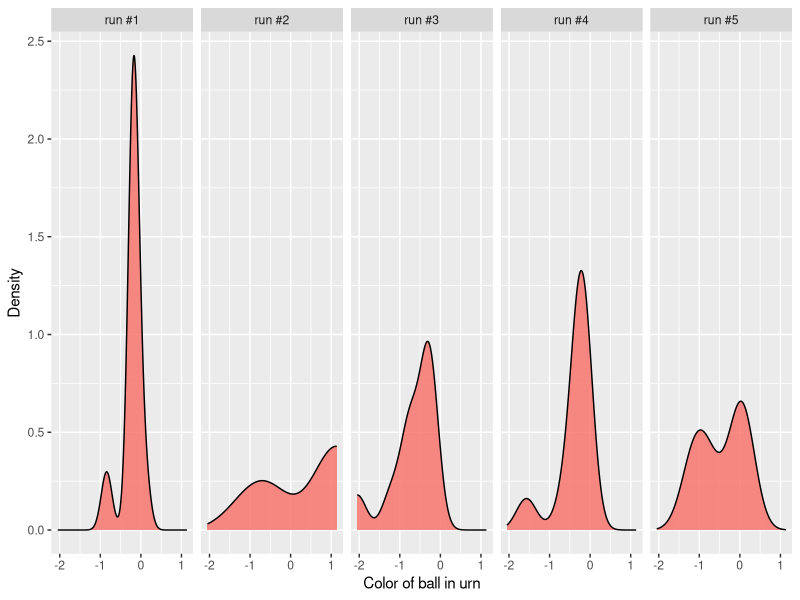
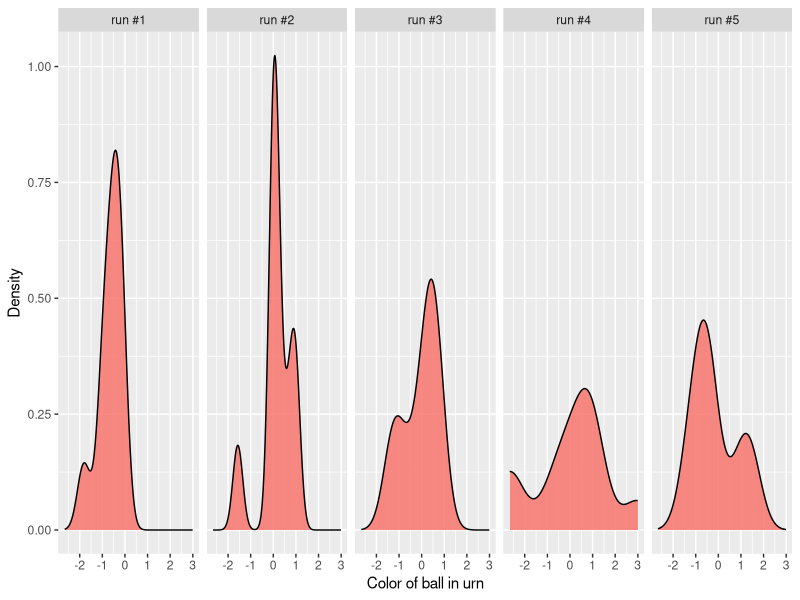
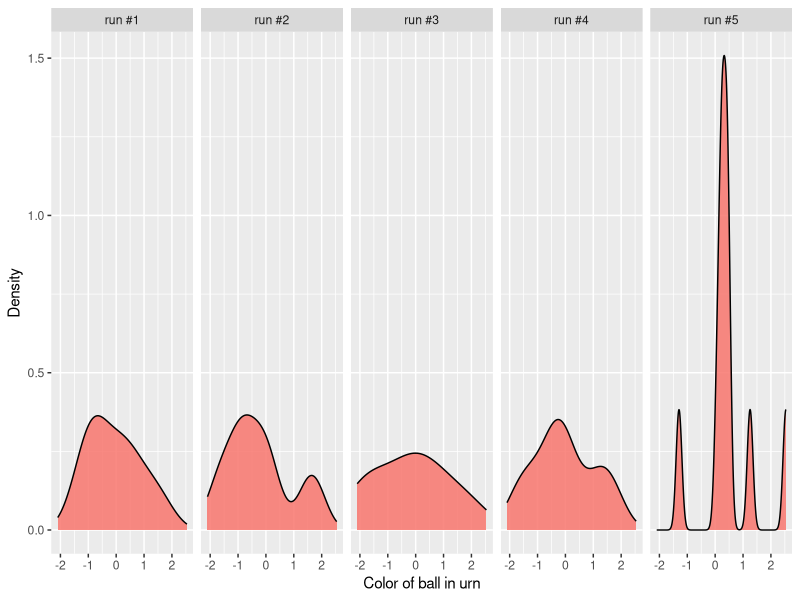

Recreate these plots in R, in order.
library(ggplot2)
polya_urn_model = function(base_color_distribution, num_balls, alpha) {
  balls = c()
  
  for (i in 1:num_balls) {
    if (runif(1) < alpha / (alpha + length(balls))) {
      # Add a new ball color.
      new_color = base_color_distribution()
      balls = c(balls, new_color)
    } else {
      # Pick out a ball from the urn, and add back a
      # ball of the same color.
      ball = balls[sample(1:length(balls), 1)]
      balls = c(balls, ball)
    }
  }
  
  balls
}

polya_urn_model_plots = function(num_balls, alpha) {

  x1 = polya_urn_model(function() rnorm(1), num_balls, alpha)
  x2 = polya_urn_model(function() rnorm(1), num_balls, alpha)
  x3 = polya_urn_model(function() rnorm(1), num_balls, alpha)
  x4 = polya_urn_model(function() rnorm(1), num_balls, alpha)
  x5 = polya_urn_model(function() rnorm(1), num_balls, alpha)
  
  d1 = data.frame(x = x1, type = "run #1")
  d2 = data.frame(x = x2, type = "run #2")
  d3 = data.frame(x = x3, type = "run #3")
  d4 = data.frame(x = x4, type = "run #4")
  d5 = data.frame(x = x5, type = "run #5")
  d = rbind(d1, d2, d3, d4, d5)
  par(mfrow=c(3,1))
  pl <- qplot(x = x, data = d, geom = "density", fill = 'green', alpha = I(0.85), xlab = "Color of ball in urn", ylab = "Density") +
     facet_grid( . ~ type )
  pl + theme(legend.position="none")
}

png("plots/polya-urn-1.png", width =600, height =200)
polya_urn_model_plots(10, 1)
dev.off()

png("plots/polya-urn-5.png", width =600, height =200)
polya_urn_model_plots(10, 5)
dev.off()

png("plots/polya-urn-50.png", width =600, height =200)
polya_urn_model_plots(10, 50)
dev.off()
